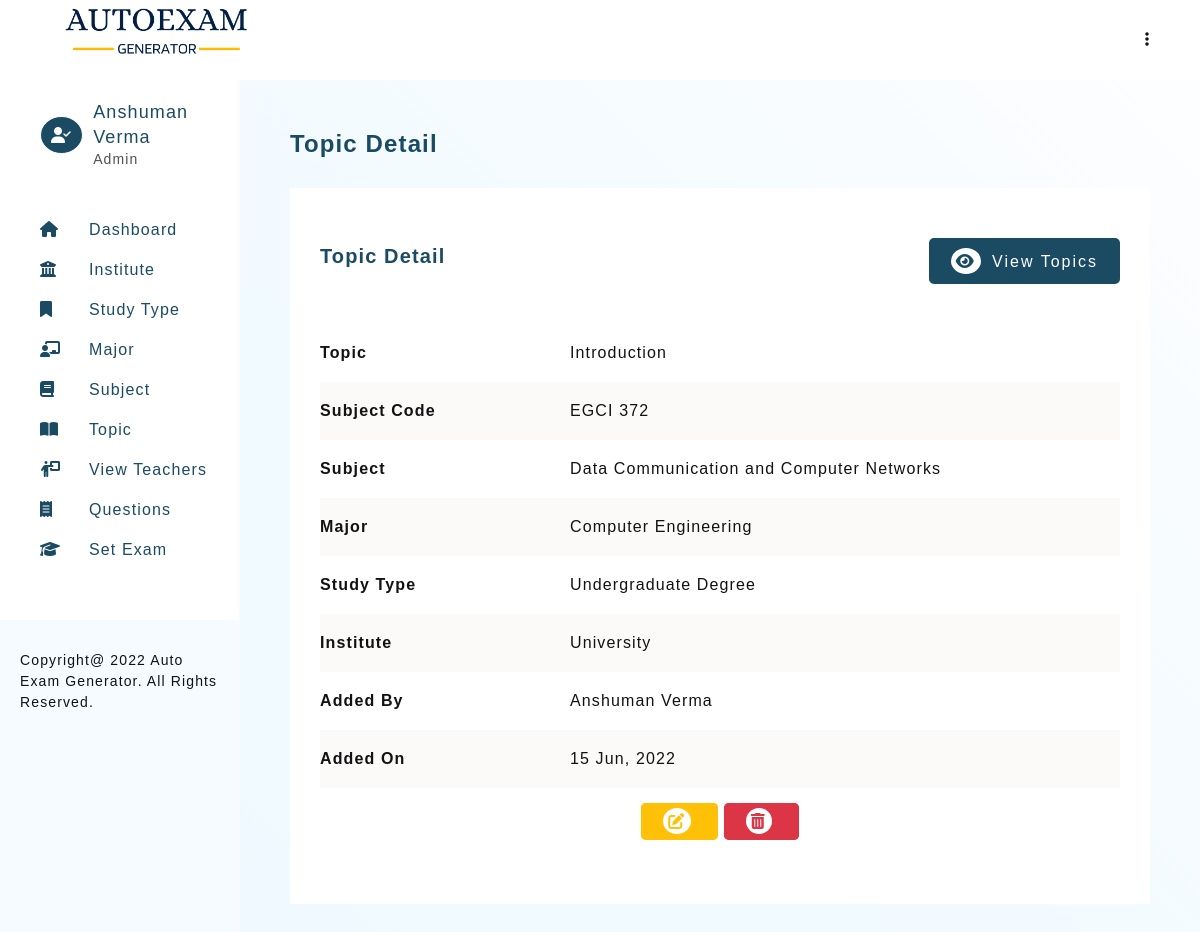
The app's page /autoexam/topic-detail.php?topic=23 (signed in) with its own data.
### tables this page shows
CREATE TABLE `teacher_profile` (
  `teacher_id` int(11) NOT NULL,
  `teacher_firstname` varchar(30) NOT NULL,
  `teacher_lastname` varchar(30) NOT NULL,
  `email` varchar(50) DEFAULT NULL,
  `password` varchar(100) NOT NULL,
  `type` enum('Admin','Teacher') NOT NULL DEFAULT 'Teacher',
  `addedOn` datetime DEFAULT current_timestamp()
);

CREATE TABLE `subject_topic` (
  `subject_topic_id` int(11) NOT NULL,
  `subject_topic_name` text NOT NULL,
  `subject_id` int(11) DEFAULT NULL,
  `topicAddedBy` int(11) DEFAULT NULL,
  `topicAddedOn` datetime DEFAULT current_timestamp()
);

CREATE TABLE `subject_details` (
  `subject_id` int(11) NOT NULL,
  `subject_code` varchar(30) NOT NULL,
  `subject_name` text NOT NULL,
  `major_id` int(11) DEFAULT NULL,
  `subjectAddedBy` int(11) DEFAULT NULL,
  `subjectAddedOn` datetime DEFAULT current_timestamp()
);

CREATE TABLE `major` (
  `major_id` int(11) NOT NULL,
  `major_name` text DEFAULT NULL,
  `type_of_study_id` int(11) DEFAULT NULL,
  `majorAddedBy` int(11) DEFAULT NULL,
  `majorAddedOn` datetime DEFAULT current_timestamp()
);

CREATE TABLE `type_of_study` (
  `type_of_study_id` int(11) NOT NULL,
  `study_name` text DEFAULT NULL,
  `institute_id` int(11) DEFAULT NULL,
  `studyAddedBy` int(11) DEFAULT NULL,
  `studyAddedOn` datetime DEFAULT current_timestamp()
);

CREATE TABLE `institute` (
  `institute_id` int(11) NOT NULL,
  `institute_name` varchar(100) DEFAULT NULL,
  `instituteAddedBy` int(11) DEFAULT NULL,
  `instituteAddedOn` datetime DEFAULT current_timestamp()
);

### autoexam/includes/config.php (called while the page is built, shortened)
<?php
    $sitename = "Auto Exam Generator";

### autoexam/topic-detail.php (the view, shortened to what this page needs)
<?php
    require_once './templates/header.php';
    if(isset($_SESSION['user']))
    {
        if(isset($_GET['topic']))
        {
            $subjectQuery = mysqli_query($connection,
                "SELECT * FROM `subject_topic`
                LEFT JOIN `teacher_profile` ON `teacher_profile`.`teacher_id` = `subject_topic`.`topicAddedBy`
                LEFT JOIN `subject_details` ON `subject_details`.subject_id =  subject_topic.subject_id
                LEFT JOIN `major` ON `major`.`major_id` = `subject_details`.`major_id`
                LEFT JOIN `type_of_study` ON `type_of_study`.`type_of_study_id` = `major`.`type_of_study_id`
                LEFT JOIN `institute` ON  `institute`.`institute_id` = `type_of_study`.`institute_id`
                WHERE `subject_topic`.`subject_topic_id` = '$_GET[topic]'
                ");
        }
    }
?>
<section>
    <h3 class="heading">Topic Detail</h3>
    <div class="card">
        <div class="card-heading">
            <div>
                <h4 class="sub-heading">Topic Detail</h4>
            </div>
            <a href="topic-view.php" class="btn btn-green"><i class="fa-solid fa-eye"></i> View Topics</a>
        </div>
        <div class="table-responsive">
            <table class="table">
                <tbody>
                    <?php
                        if(mysqli_num_rows($subjectQuery) == 1)
                        {
                            $subject = mysqli_fetch_assoc($subjectQuery);
                                echo "
                                     <tr>
                                        <th class=\"text-left\" width=\"30% \">Topic</th>
                                        <td>$subject[subject_topic_name]</td>
                                    </tr>
                                    <tr>
                                        <th class=\"text-left\" width=\"30% \">Subject Code</th>
                                        <td>$subject[subject_code]</td>
                                    </tr>
                                    <tr>
                                        <th class=\"text-left\">Subject</th>
                                        <td>$subject[subject_name]</td>
                                     </tr>
                                    <tr>
                                        <th class=\"text-left\">Major</th>
                                        <td>$subject[major_name]</td>
                                    </tr>
                                    <tr>
                                        <th class=\"text-left\">Study Type</th>
                                        <td>$subject[study_name]</td>
                                    </tr>
                                    <tr>
                                        <th class=\"text-left\">Institute</th>
                                        <td>$subject[institute_name]</td>
                                    </tr>
                                    <tr>
                                        <th class=\"text-left\">Added By</th>
                                        <td>$subject[teacher_firstname] $subject[teacher_lastname]</td>
                                     </tr>
                                    <tr>
                                        <th class=\"text-left\">Added On</th>
                                        <td>".date("d M, Y", strtotime($subject['subjectAddedOn']))."</td>
                                     </tr>";
                                if($_SESSION['userType'] == 'Admin')
                                {
                                    echo "<tr>
                                            <td colspan=\"2\" class=\"text-center\">
                                                <a href=\"topic-2.php?edit=$subject[subject_topic_id]\" class=\"btn btn-edit\"><i class=\"fa-solid fa-pen-to-square\"></i></a>
                                                <a href=\"delete.php?delete_topic=$subject[subject_topic_id]\"  class=\"btn btn-delete\"><i class=\"fa-solid fa-trash-can\"></i></a>
                                            </td>
                                        </tr>
                                    ";
                                }
                        }
                        else
                        {
                            echo "<tr><td colspan=\"7\">0 Record found.</td></tr>";
                        }
                    ?>
                </tbody>
            </table>
        </div>
    </div>
</section>
<?php
    require_once './templates/footer.php';
?>

### autoexam/templates/header.php (shortened to what this page needs)
<?php
    require './includes/config.php';
    require_once './includes/connection.php';
    if(isset($_SESSION['user']))
    {
        $userQuery = mysqli_query($connection, "SELECT * FROM teacher_profile WHERE email = '$_SESSION[user]'");
        $userRow = mysqli_fetch_assoc($userQuery);
    }
?>
<!DOCTYPE html>
<html lang="en">
<head>
    <link rel="stylesheet" href="./assets/css/main.css">
    <link rel="stylesheet" href="./assets/css/style.css">
    <link rel="stylesheet" href="https://cdnjs.cloudflare.com/ajax/libs/font-awesome/6.1.1/css/all.min.css">
</head>
<body>
    <header class="admin-header">
        <h1 class="title">
            <img src="./assets/images/logo.png" alt="Auto Exam Generator" height="60px">
        </h1>
        <div>
            <ul>
                <li class="dropmenu">
                    <a href="#"><i class="fa-solid fa-ellipsis-vertical"></i></a>
                </li>
            </ul>
        </div>
    </header>
    <aside id="asideMenu">
        <div class="profile-header" id="profile-header2">
            <?php
                if($_SESSION['userType'] == 'Admin')
                {
                    echo "<i class=\"fa-solid fa-user-check\"></i>";
                }
                else
                {
                    echo "<i class=\"fa-solid fa-user\"></i>";
                }
            ?>
            <div>
                <h2>
                    <?=
                        $userRow['teacher_firstname'] ." ". $userRow['teacher_lastname']
                    ?>
                </h2>
                <p> <?=  $_SESSION['userType']; ?> </p>
            </div>
        </div>
        <section id="nav-header">
            <nav>
                <ul class="navbar">
                    <li><a href="dashboard.php"><i class="fa-solid fa-house"></i><span>Dashboard</span></a></li>
                            <li><a href="institute-view.php"><i class="fa-solid fa-building-columns"></i><span>Institute</span></a></li>
                            <li><a href="studyType-view.php"><i class="fa-solid fa-bookmark"></i><span>Study Type</span></a></li>
                            <li><a href="major-view.php"><i class="fa-solid fa-chalkboard-user"></i><span>Major</span></a></li>
                            <li><a href="subject-view.php"><i class="fa-solid fa-book"></i><span>Subject</span></a></li>
                            <li><a href="topic-view.php"><i class="fa-solid fa-book-open"></i><span>Topic</span></a></li>
                    <?php
                        if($_SESSION['userType'] == 'Admin')
                        {
                    ?>
                            <li><a href="teacher-view.php"><i class="fa-solid fa-person-chalkboard"></i><span>View Teachers</span></a></li>
                    <?php
                        }
                    ?>
                    <li><a href="question-view.php"><i class="fa-solid fa-receipt"></i><span>Questions</span></a></li>
                    <li><a href="setExam-1.php"><i class="fa-solid fa-graduation-cap"></i><span>Set Exam</span></a></li>
                </ul>
            </nav>
        </section>
        <footer class="copyright">Copyright@
            <?= date("Y"); ?>
            <?= $sitename; ?>. All Rights Reserved.
        </footer>
    </aside>
    <main>

### autoexam/assets/css/main.css (style rules this page uses)
* { margin: 0; padding: 0; box-sizing: border-box; }
body { font-family: 'Gill Sans', 'Gill Sans MT', Calibri, 'Trebuchet MS', sans-serif; color: #121212; letter-spacing: 0.07em; }
html { scroll-behavior: smooth; }
a { text-decoration: none; }
ul { list-style: none; }
.text-left { text-align: left; }
.text-center { text-align: center; }
.btn { padding: 8px 20px; border-radius: 5px; transition: all 0.2s; letter-spacing: 2px; font-size: 16px; }
.btn i { border-radius: 50%; padding: 5px; margin-right: 5px; transition: all 0.2s; }
.btn-green { background-color: #1a4b63; color: #fff; border: solid 2px #1a4b63; }
.btn-green i { background-color: #fff; color: #1a4b63; }
.btn-edit { background-color: #ffc107; color: #fff; border: solid 2px #ffc107; }
.btn-edit i { background-color: #fff; color: #ffc107; }
.btn-delete { background-color: #dc3545; color: #fff; border: solid 2px #dc3545; }
.btn-delete i { background-color: #fff; color: #dc3545; }

### autoexam/assets/css/style.css (style rules this page uses)
:root { --primary-color: #1a4b63; }
body { color: #121212; }
.admin-header { padding: 0 50px; background-color: #fff; display: flex; justify-content: space-between; width: 100%; z-index: 12; height: 10vh; line-height: 10vh; position: fixed; top: 0; left: 0; }
.admin-header .dropmenu { position: relative; text-align: right; }
.admin-header .dropmenu a { color: #121212; }
aside { width: 50%; background-color: #fff; height: 100%; overflow: auto; position: fixed; display: flex; flex-direction: column; justify-content: space-between; border-right: solid 1px rgb(255, 249, 249); display: none; background-color: #f6fbff; }
aside > #nav-header { padding: 20px 20px 50px 40px; display: grid; grid-template-columns: 1fr; row-gap: 20px; align-content: start; background-color: #fff; }
h1.title { color: var(--primary-color); font-size: 18px; }
.profile-header { display: flex; justify-content: flex-start; align-items: center; line-height: 1.4; padding: 20px 20px 20px 40px; background-color: #fff; }
.profile-header > i { border-radius: 50%; color: #fff; border: solid 1px; padding: 10px; background-color: var(--primary-color); margin-right: 10px; }
.profile-header > div > h2 { color: var(--primary-color); font-size: 18px; font-weight: normal; }
.profile-header > div > p { color: #515151; font-size: 14px; }
aside > #nav-header > nav > ul { line-height: 2.5; }
aside > #nav-header > nav > ul > li > a { color: var(--primary-color); font-size: 16px; display: block; }
aside > #nav-header > nav > ul > li > a > i { display: inline-block; width: 30px; }
aside > #nav-header > nav > ul > li > a > span { margin-left: 19px; }
aside > footer { background-color: #f6fbff; padding: 30px 20px 30px; line-height: 1.5; font-size: 14px; }
main { background-image: linear-gradient(to right top, #f0f9ff, #f0f9ff, #f0faff, #f1faff, #f1faff, #f2faff, #f4fbff, #f5fbff, #f7fcff, #f9fcff, #fbfdff, #fdfeff); min-height: 100vh; padding: 50px 50px; margin-top: 10vh; }
main > section { margin-bottom: 100px; }
.heading { color: var(--primary-color); margin-bottom: 30px; font-size: 24px; font-weight: 600; }
.sub-heading { color: var(--primary-color); margin-bottom: 10px; font-size: 20px; font-weight: 600; }
.card { background-color: #fff; padding: 50px 30px; }
.card-heading { display: flex; justify-content: space-between; align-items: center; margin-bottom: 30px; flex-direction: column; }
.table-responsive { overflow: auto; }
.table { width: 100%; border-collapse: collapse; margin-top: 10px; }
.table > tbody > tr > td { padding: 20px 10px; }
.table > tbody > tr:nth-child(even) { background-color: rgb(252, 249, 249); }
@media (min-width: 992px) { aside { display: block; width: 20%; } }
@media (min-width: 992px) { main { margin-left: 20%; width: 80%; } }
@media (min-width: 992px) { .card-heading { flex-direction: row; } }

### records on screen
teacher_profile: teacher_firstname "Anshuman", teacher_lastname "Verma"
subject_topic: subject_topic_name "Introduction", subject.subject_code "EGCI 372", subject.subject_name "Data Communication and Computer Networks", major.major_name "Computer Engineering", type_of_study.study_name "Undergraduate Degree", institute.institute_name "University", topicAddedBy.teacher_firstname "Anshuman", topicAddedBy.teacher_lastname "Verma", subject.subjectAddedOn "15 Jun, 2022"

### other values on screen
$_SESSION['userType'] "Admin"
$sitename "Auto Exam Generator"
